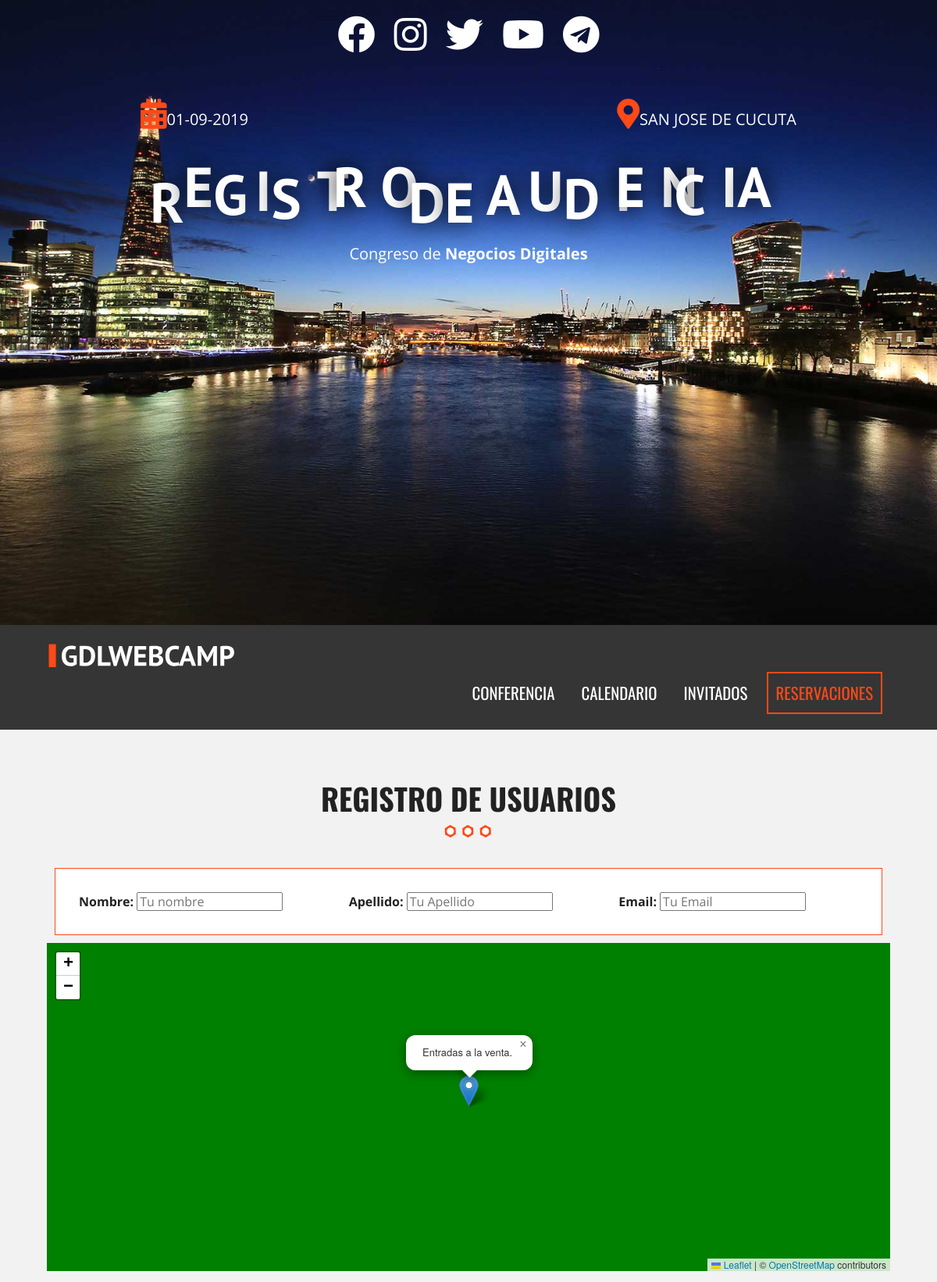
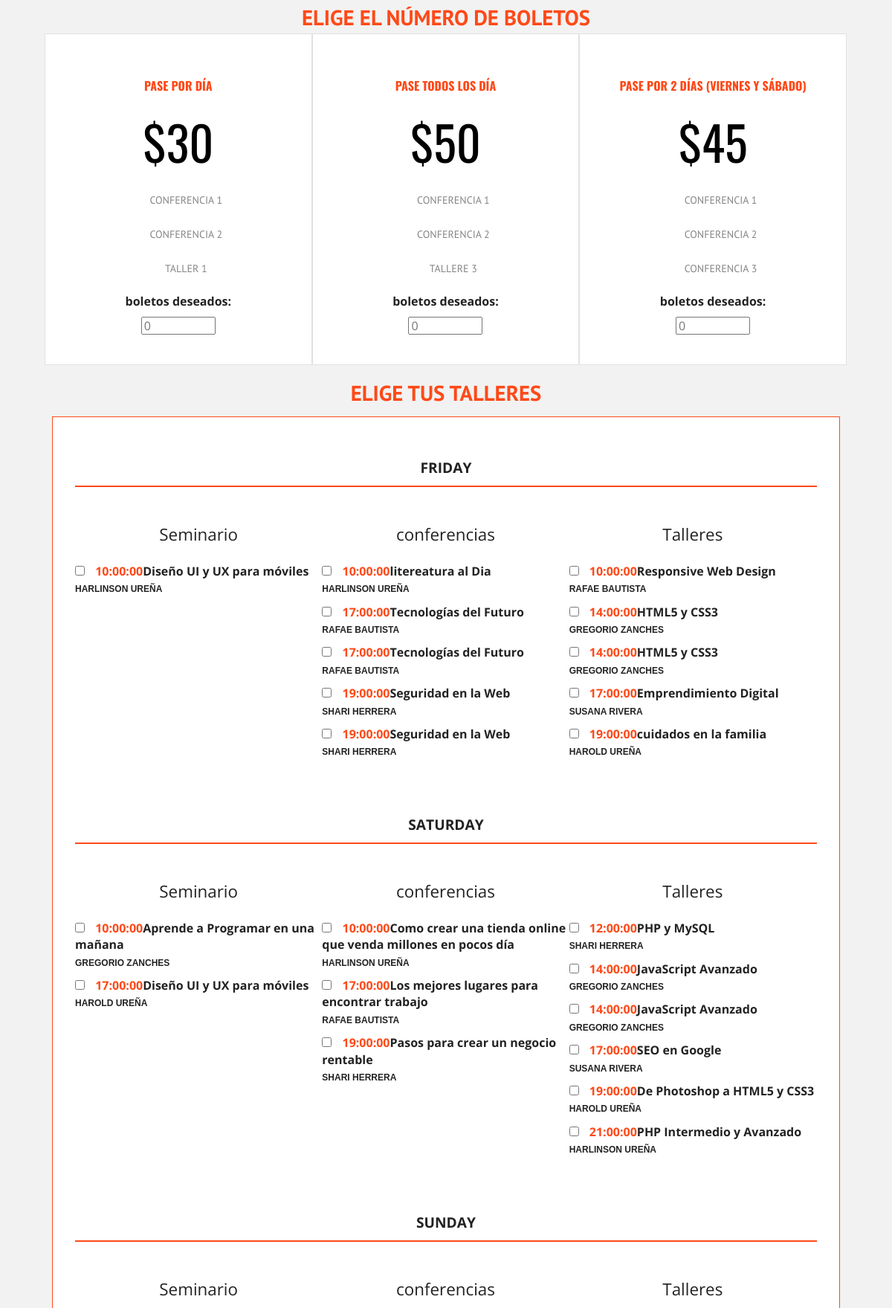
Screenshot of /Registro.php (upper part) with the database file from the repository (2 pictures, top to bottom).
### tables this page shows
CREATE TABLE `eventos` (
  `evento_id` tinyint(10) NOT NULL,
  `nombre_evento` varchar(60) NOT NULL,
  `fecha_evento` date NOT NULL,
  `hora_evento` time NOT NULL,
  `id_cat_evento` tinyint(10) NOT NULL,
  `id_inv` tinyint(10) NOT NULL,
  `clave` varchar(10) NOT NULL
);

CREATE TABLE `invitados` (
  `invitado_id` tinyint(4) NOT NULL,
  `nombre_invitado` varchar(30) NOT NULL,
  `apellido_invitado` varchar(30) NOT NULL,
  `descripcion` text NOT NULL,
  `url_imagen` varchar(50) NOT NULL
);

### Registro.php (the view, shortened to what this page needs)
<?php include_once 'includes/templates/header.php'; ?>
  <section class="seccion contenedor">
    <h2>Registro de usuarios</h2>
    <form id="registro"  class="registro" action="pagar.php" method="post">
      <div id="datos_usuario" class="regristro caja clearfix">
         <div class="campo">
           <label for="nombre">Nombre:</label>
           <input type="text" id="nombre" name="nombre" placeholder="Tu nombre">
         </div>
         <div class="campo">
           <label for="apellido">Apellido:</label>
           <input type="text" id="apellido" name="apellido" placeholder="Tu Apellido">
         </div>
         <div class="campo">
           <label for="email">Email:</label>
           <input type="email" id="email" name="email" placeholder="Tu Email">
         </div>
      </div>
      <div id="mapa" class="mapa"></div>
      <div id="paquetes" class="paquetes">
          <h3>elige el número de boletos</h3>
          <ul class="lista-precios clearfix">
            <li>
              <div class="tabla-precio">
                <h3>pase por día</h3>
                <p class="numero">$30</p>
                <ul>
                  <li>conferencia 1</li>
                  <li>conferencia 2</li>
                  <li>taller 1</li>
                </ul>
                <div class="orden">
                  <label for="pase_dia">boletos deseados:</label>
                  <input type="number" min="0" id="pase_dia" size="3" name="boletos[un_dia][cantidad]"  placeholder="0">
                </div>
              </div>
            </li>
            <li>
              <div class="tabla-precio">
                <h3>pase todos los día</h3>
                <p class="numero">$50</p>
                <ul>
                  <li>conferencia 1</li>
                  <li>conferencia 2</li>
                  <li>Tallere 3</li>
                </ul>
                <div class="orden">
                  <label for="pase_completo">boletos deseados:</label>
                  <input type="number" min="0" id="pase_completo" size="3" name="boletos[completo][cantidad]" placeholder="0">
                </div>
              </div>
            </li>
            <li>
              <div class="tabla-precio">
                <h3>pase por 2 días (Viernes y sábado)</h3>
                <p class="numero">$45</p>
                <ul>
                  <li>conferencia 1</li>
                  <li>conferencia 2</li>
                  <li>conferencia 3</li>
                </ul>
                <div class="orden">
                  <label for="pase_dosdias">boletos deseados:</label>
                  <input type="number" min="0" id="pase_dosdias" size="3" name="boletos[2dias][cantidad]" placeholder="0">
                </div>
              </div>
            </li>
          </ul>
      </div>
      <div id="eventos" class="eventos clearfix">
                         <h3>Elige tus talleres</h3>
                         <div class="caja">
                           <?php
                           try {
                             require_once('includes/funciones/bd_conexion.php');
                             $sql = " SELECT eventos.*, categoriaevento.cat_evento, invitados.nombre_invitado, invitados.apellido_invitado";
                             $sql .= " FROM eventos ";
                             $sql .= " JOIN categoriaevento";
                             $sql .= " ON eventos.id_cat_evento = categoriaevento.id_categoria";
                             $sql .= " JOIN invitados ";
                             $sql .= " ON eventos.id_inv = invitados.invitado_id ";
                             $sql .= " ORDER BY eventos.fecha_evento, eventos.id_cat_evento, eventos.hora_evento";
                             $resultado = $conn->query($sql);
                           } catch (Exception $e) {
                             echo $e->getMessage();
                           }
                           $eventos_dias = array();
                           while($eventos = $resultado->fetch_assoc()){
                             $fecha = $eventos['fecha_evento'];
                             $dia_semana = strftime("%A", strtotime($fecha));
                             $categoria = $eventos['cat_evento'];
                             $dia = array(
                               'nombre_evento' => $eventos['nombre_evento'],
                               'hora' => $eventos['hora_evento'],
                               'id' => $eventos['evento_id'],
                               'nombre_invitado' => $eventos['nombre_invitado'],
                               'apellido_invitado' => $eventos['apellido_invitado']
                             );
                             $eventos_dias[$dia_semana]['eventos'][ $categoria][] = $dia;
                           }
                            ?>
                            <?php foreach ($eventos_dias as $dia => $eventos) { ?>
                              <div id="<?php echo str_replace('á','a', $dia); ?>" class="contenido-dia clearfix">
                                <h4><?php echo $dia; ?></h4>
                                <?php foreach($eventos['eventos'] as $tipo => $evento_dia): ?>
                                  <div class="">
                                    <p><?php echo $tipo; ?></p>
                                    <?php foreach($evento_dia as $evento) { ?>
                                         <label><input type="checkbox" name="registro[]" id="<?php echo $evento['id']; ?>" value="<?php echo $evento['id']; ?>">
                                          <time><?php echo $evento['hora'];?></time><?php echo $evento['nombre_evento'];?><br>
                                          <span class="autor"><?php echo $evento['nombre_invitado']. " ". $evento['apellido_invitado'] ?></span>
                                        </label>
                                    <?php }  ?>
                                    </div>
                                  <?php endforeach; ?>
                              </div>
                            <?php } ?>
                           </div>
                     </div>
    </form>
  </section>
<?php include_once 'includes/templates/footer.php'; ?>

### css/main.css (style rules this page uses)
html { color: #222; font-size: 1em; line-height: 1.4; }
html { box-sizing: border-box; }
*,*:before,*:after { box-sizing: inherit; }
body { background-color: #f2f2f2; font-family: 'Open Sans', sans-serif; }
.contenedor { white: 95%; margin: 0 auto; }
@media only screen and (min-width: 480px) { .contenedor { white: 95%; } }
@media only screen and (min-width: 768px) { .contenedor { width: 90%; } }
@media only screen and (min-width:992px) { .contenedor { width: 90%; max-width: 1100px; } }
.seccion { padding: 30px 0; }
.seccion p { font-size: 1.4em; text-align: center; }
h2 { font-family: 'Oswald', sans-serif; font-size: 2.4em; text-transform: uppercase; text-align: center; }
h2::after { content: ''; margin: 0 auto; background-image: url(../img/separador.png); height: 30px; width: 100px; display: block; }
h3 { font-size: 1.8em; color: #fe4918; font-family: 'PT Sans', sans-serif; margin: 0; }
ul { list-style: none; margin: 0; padding: 0; }
p.numero { color: #fe4918; font-size: 4em; display: block; margin: 0 0 10px 0; font-family: 'Oswald', sans-serif; }
ul.lista-precios > li { padding: 10px: }
@media only screen and (min-width: 768px) { ul.lista-precios > li { float: left; width: 33.3%; } }
div.tabla-precio { border: 1px solid #e1e1e1; background-color: #ffffff; padding: 40px 0; text-align: center; transition: all .3s ease; }
div.tabla-precio ul li { font-family: 'PT Sans', sans-serif; font-size: 14px; margin-bottom: 20px; text-transform: uppercase; color: #868686; line-height: 26px; }
div.tabla-precio ul li:before { font-family: 'fontawesome'; display: inline-block; vertical-align: top; padding: 0 5px; font-size: green; -webkit-font-smoothing: antialiased; content: '\f00c'; }
div.tabla-precio h3 { font-family: 'Oswald', sans-serif; font-size: 16px; text-transform: uppercase; }
div.tabla-precio p.numero { color: #000000; margin: 20px; }
div.mapa { height: 420px; background-color: green; }
form.registro h3 { text-align: center; text-transform: uppercase; margin: 18px 0 0 0; }
form.registro label { margin-bottom: 5px; font-weight: bold; }
h4 { text-align: center; text-transform: uppercase; border-bottom: 2px solid #fe4918; padding-bottom: 10px; font-size: 1.2em; }
div.caja { background-color: white; border: 1px solid #fe4918; padding: 10px; margin: 10px; }
div.campo { padding: 20px; }
@media only screen and (min-width:768px) { div.campo { float: left; width: 33.3% } }
div.paquetes .tabla-precio input { clear: both; width: 100px; margin: 10px auto 0 auto; display: block; }
.contenido-dia { padding: 20px; }
@media only screen and (min-width: 768px) { .contenido-dia > div { float: left; width: 33.3%; } }
.contenido-dia > div p { text-align: center; }
.contenido-dia > div label { display: block; margin-bottom: 10px; }
.contenido-dia > div input { margin-right: 10px; }
.contenido-dia > div label time { color: #fe4918; font-weight: bold; }
.contenido-dia .autor { font-weight: bold; font-family: arial, helvetica; text-transform: uppercase; font-size: 12px; }
.clearfix:before, .clearfix:after { content: " "; display: table; }
.clearfix:after { clear: both; }

### rows the page displays
eventos: hora_evento "10:00:00", nombre_evento "Diseño UI y UX para móviles", id_inv.nombre_invitado "HARLINSON", id_inv.apellido_invitado "UREÑA"
eventos: hora_evento "10:00:00", nombre_evento "litereatura al Dia", id_inv.nombre_invitado "HARLINSON", id_inv.apellido_invitado "UREÑA"
eventos: hora_evento "17:00:00", nombre_evento "Tecnologías del Futuro", id_inv.nombre_invitado "RAFAE", id_inv.apellido_invitado "BAUTISTA"
eventos: hora_evento "17:00:00", nombre_evento "Tecnologías del Futuro", id_inv.nombre_invitado "RAFAE", id_inv.apellido_invitado "BAUTISTA"
eventos: hora_evento "19:00:00", nombre_evento "Seguridad en la Web", id_inv.nombre_invitado "SHARI", id_inv.apellido_invitado "HERRERA"
eventos: hora_evento "19:00:00", nombre_evento "Seguridad en la Web", id_inv.nombre_invitado "SHARI", id_inv.apellido_invitado "HERRERA"
eventos: hora_evento "10:00:00", nombre_evento "Responsive Web Design", id_inv.nombre_invitado "RAFAE", id_inv.apellido_invitado "BAUTISTA"
eventos: hora_evento "14:00:00", nombre_evento "HTML5 y CSS3", id_inv.nombre_invitado "GREGORIO", id_inv.apellido_invitado "ZANCHES"
eventos: hora_evento "14:00:00", nombre_evento "HTML5 y CSS3", id_inv.nombre_invitado "GREGORIO", id_inv.apellido_invitado "ZANCHES"
eventos: hora_evento "17:00:00", nombre_evento "Emprendimiento Digital", id_inv.nombre_invitado "SUSANA", id_inv.apellido_invitado "RIVERA"
eventos: hora_evento "19:00:00", nombre_evento "cuidados en la familia", id_inv.nombre_invitado "HAROLD", id_inv.apellido_invitado "UREÑA"
eventos: hora_evento "10:00:00", nombre_evento "Aprende a Programar en una mañana", id_inv.nombre_invitado "GREGORIO", id_inv.apellido_invitado "ZANCHES"
eventos: hora_evento "17:00:00", nombre_evento "Diseño UI y UX para móviles", id_inv.nombre_invitado "HAROLD", id_inv.apellido_invitado "UREÑA"
eventos: hora_evento "10:00:00", nombre_evento "Como crear una tienda online que venda millones en pocos día", id_inv.nombre_invitado "HARLINSON", id_inv.apellido_invitado "UREÑA"
eventos: hora_evento "17:00:00", nombre_evento "Los mejores lugares para encontrar trabajo", id_inv.nombre_invitado "RAFAE", id_inv.apellido_invitado "BAUTISTA"
eventos: hora_evento "19:00:00", nombre_evento "Pasos para crear un negocio rentable", id_inv.nombre_invitado "SHARI", id_inv.apellido_invitado "HERRERA"
eventos: hora_evento "12:00:00", nombre_evento "PHP y MySQL", id_inv.nombre_invitado "SHARI", id_inv.apellido_invitado "HERRERA"
eventos: hora_evento "14:00:00", nombre_evento "JavaScript Avanzado", id_inv.nombre_invitado "GREGORIO", id_inv.apellido_invitado "ZANCHES"
eventos: hora_evento "14:00:00", nombre_evento "JavaScript Avanzado", id_inv.nombre_invitado "GREGORIO", id_inv.apellido_invitado "ZANCHES"
eventos: hora_evento "17:00:00", nombre_evento "SEO en Google", id_inv.nombre_invitado "SUSANA", id_inv.apellido_invitado "RIVERA"
eventos: hora_evento "19:00:00", nombre_evento "De Photoshop a HTML5 y CSS3", id_inv.nombre_invitado "HAROLD", id_inv.apellido_invitado "UREÑA"
eventos: hora_evento "21:00:00", nombre_evento "PHP Intermedio y Avanzado", id_inv.nombre_invitado "HARLINSON", id_inv.apellido_invitado "UREÑA"

### other values shown
$dia "FRIDAY"
$tipo "Seminario"
$tipo "conferencias"
$tipo "Talleres"
$dia "SATURDAY"
$dia "SUNDAY"
